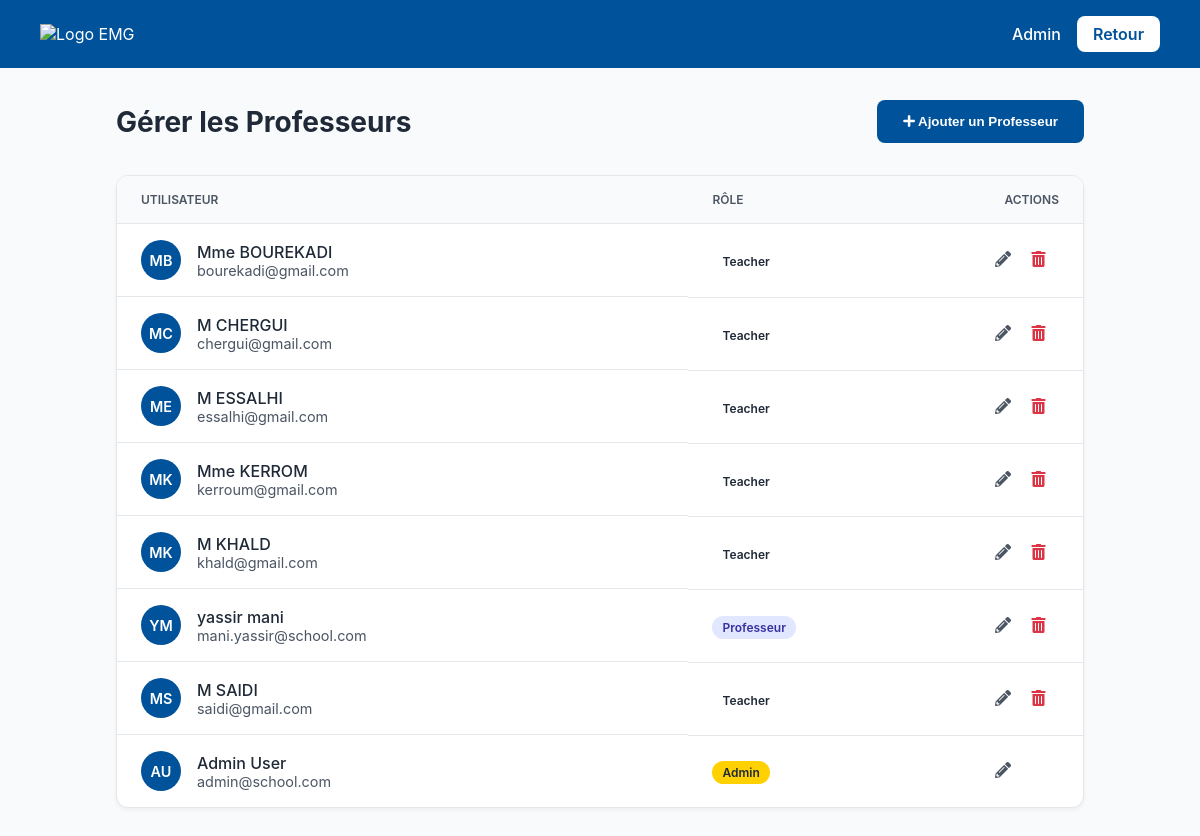
The page /manage_teachers.php (signed in) on the database as committed earlier.
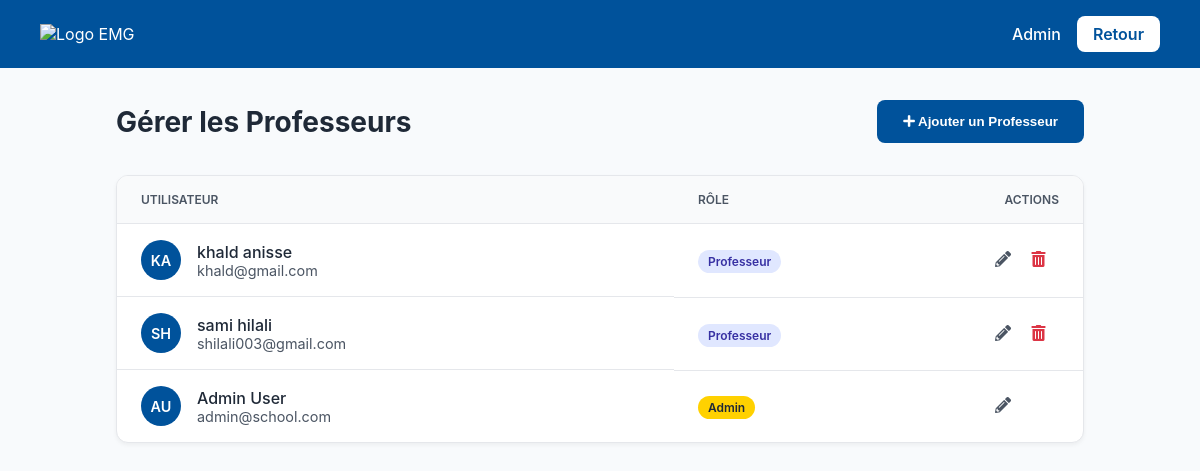
The same page on the database as committed later.
### tables this page shows
CREATE TABLE `teachers` (
  `teacher_id` int(11) NOT NULL,
  `first_name` varchar(100) NOT NULL,
  `last_name` varchar(100) NOT NULL,
  `email` varchar(255) NOT NULL,
  `password` varchar(255) NOT NULL,
  `role` varchar(50) NOT NULL DEFAULT 'teacher'
);

### manage_teachers.php (the view, shortened to what this page needs)
<?php
include 'db_connect.php';
$teachers_result = mysqli_query($conn, "SELECT teacher_id, first_name, last_name, email, role FROM teachers ORDER BY last_name, first_name");
?>
<!DOCTYPE html>
<html lang="fr">
<head>
    <link rel="stylesheet" href="https://cdnjs.cloudflare.com/ajax/libs/font-awesome/5.15.4/css/all.min.css">
</head>
<body>
    <header class="emg-header">
        <div class="logo"><img src="assets/logo-emg.png" alt="Logo EMG"></div>
        <div class="user-info">
            <span><?php echo htmlspecialchars($_SESSION['teacher_name']); ?></span>
            <a href="dashboard.php" class="btn-logout">Retour</a>
        </div>
    </header>
    <main class="page-container">
        <div class="page-header">
            <h1>Gérer les Professeurs</h1>
            <button id="open-add-modal-btn" class="btn btn-primary"><i class="fas fa-plus"></i> Ajouter un Professeur</button>
        </div>
        <div class="table-container">
            <table class="data-table">
                <thead><tr><th>Utilisateur</th><th>Rôle</th><th style="width: 120px; text-align: right;">Actions</th></tr></thead>
                <tbody>
                    <?php while($teacher = mysqli_fetch_assoc($teachers_result)): ?>
                    <?php
                        $firstNameInitial = !empty($teacher['first_name']) ? mb_substr($teacher['first_name'], 0, 1) : '';
                        $lastNameInitial = !empty($teacher['last_name']) ? mb_substr($teacher['last_name'], 0, 1) : '';
                        $initials = $firstNameInitial . $lastNameInitial;
                    ?>
                    <tr>
                        <td class="user-cell">
                            <div class="avatar"><?php echo htmlspecialchars(strtoupper($initials)); ?></div>
                            <div class="user-details">
                                <span class="user-name"><?php echo htmlspecialchars($teacher['first_name'] . ' ' . $teacher['last_name']); ?></span>
                                <span class="user-email"><?php echo htmlspecialchars($teacher['email']); ?></span>
                            </div>
                        </td>
                        <td><span class="role-badge role-<?php echo htmlspecialchars($teacher['role']); ?>"><?php echo htmlspecialchars($teacher['role']); ?></span></td>
                        <td class="actions-cell">
                            <button class="btn-icon edit-teacher-btn" title="Modifier"
                                    data-id="<?php echo $teacher['teacher_id']; ?>"
                                    data-first_name="<?php echo htmlspecialchars($teacher['first_name'], ENT_QUOTES); ?>"
                                    data-last_name="<?php echo htmlspecialchars($teacher['last_name'], ENT_QUOTES); ?>"
                                    data-email="<?php echo htmlspecialchars($teacher['email'], ENT_QUOTES); ?>"
                                    data-role="<?php echo $teacher['role']; ?>">
                                <i class="fas fa-pencil-alt"></i>
                            </button>
                            <?php if ($teacher['teacher_id'] != 1):  ?>
                            <a href="delete.php?type=teacher&id=<?php echo $teacher['teacher_id']; ?>" class="btn-icon btn-danger" title="Supprimer" onclick="return confirm('Êtes-vous sûr de vouloir supprimer cet utilisateur ?')">
                                <i class="fas fa-trash-alt"></i>
                            </a>
                            <?php endif; ?>
                        </td>
                    </tr>
                    <?php endwhile; ?>
                </tbody>
            </table>
        </div>
    </main>
</body>
</html>

### manage_teachers.php (style rules this page uses)
:root { --emg-blue: #00529b; --emg-yellow: #ffd100; --danger-color: #dc3545; --text-light: #ffffff; --background-light: #f8fafc; --border-color: #e5e7eb; --text-dark: #1f2937; --text-medium: #4b5563; }
* { box-sizing: border-box; margin: 0; padding: 0; }
body { font-family: -apple-system, BlinkMacSystemFont, "Segoe UI", Roboto, Helvetica, Arial, sans-serif; background-color: var(--background-light); color: var(--text-dark); }
.emg-header { display: flex; justify-content: space-between; align-items: center; padding: 16px 40px; background-color: var(--emg-blue); color: var(--text-light); }
.emg-header .logo img { height: 40px; }
.user-info { display: flex; align-items: center; gap: 16px; }
.user-info span { font-weight: 500; }
.btn-logout { display: inline-block; padding: 8px 16px; background-color: var(--text-light); color: var(--emg-blue); text-decoration: none; border-radius: 8px; font-weight: 600; transition: background-color 0.2s, color 0.2s; }
.page-container { max-width: 1000px; margin: 2rem auto; padding: 0 1rem; }
.page-header { display: flex; justify-content: space-between; align-items: center; margin-bottom: 2rem; }
.page-header h1 { font-size: 28px; font-weight: 700; }
.btn { padding: 0.75rem 1.5rem; border-radius: 8px; text-decoration: none; font-weight: 600; border: 2px solid transparent; transition: all 0.2s; cursor: pointer; }
.btn-primary { background-color: var(--emg-blue); color: var(--text-light); }
.table-container { background-color: #fff; border-radius: 12px; border: 1px solid var(--border-color); box-shadow: 0 2px 4px rgba(0,0,0,0.05); overflow: hidden; }
.data-table { width: 100%; border-collapse: collapse; }
.data-table th, .data-table td { padding: 1rem 1.5rem; text-align: left; border-bottom: 1px solid var(--border-color); }
.data-table thead th { background-color: #f9fafb; font-weight: 600; font-size: 12px; text-transform: uppercase; color: var(--text-medium); }
.data-table tbody tr:last-child td { border-bottom: none; }
.user-cell { display: flex; align-items: center; gap: 1rem; }
.avatar { width: 40px; height: 40px; border-radius: 50%; background-color: var(--emg-blue); color: var(--text-light); display: flex; align-items: center; justify-content: center; font-weight: 600; font-size: 0.9rem; }
.user-details { display: flex; flex-direction: column; }
.user-name { font-weight: 500; }
.user-email { font-size: 0.9rem; color: var(--text-medium); }
.role-badge { padding: 4px 10px; border-radius: 16px; font-size: 12px; font-weight: 600; text-transform: capitalize; }
.role-admin { background-color: var(--emg-yellow); color: var(--text-dark); }
.role-professeur { background-color: #e0e7ff; color: #3730a3; }
.actions-cell { text-align: right; }
.btn-icon { background: none; border: none; cursor: pointer; color: var(--text-medium); padding: 0.5rem; border-radius: 50%; font-size: 1rem; }
.btn-danger { color: var(--danger-color); }

Rows that differ between the two databases and show on the page:
removed teachers: initials "MB", first_name+last_name "Mme BOUREKADI", email "bourekadi@gmail.com", role "Teacher"
removed teachers: initials "MC", first_name+last_name "M CHERGUI", email "chergui@gmail.com", role "Teacher"
removed teachers: initials "ME", first_name+last_name "M ESSALHI", email "essalhi@gmail.com", role "Teacher"
removed teachers: initials "MK", first_name+last_name "M KHALD", email "khald@gmail.com", role "Teacher"
removed teachers: initials "YM", first_name+last_name "yassir mani", email "mani.yassir@school.com", role "Professeur"
removed teachers: initials "MS", first_name+last_name "M SAIDI", email "saidi@gmail.com", role "Teacher"
changed teachers: initials "MK" → "KA"; first_name+last_name "Mme KERROM" → "khald anisse"; email "kerroum@gmail.com" → "khald@gmail.com"; role "Teacher" → "Professeur"
added teachers: initials "SH", first_name+last_name "sami hilali", email "shilali003@gmail.com", role "Professeur"
